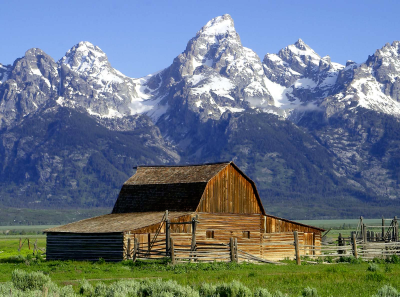
#> input picture imagens/barn_mountains.bmp, 400 x 297 px; its folder holds only this picture in this run
$ python T1.py
#> lines starting #> are read from the running program, lines starting #| are printed output that depends on the picture; long printed decimals are rounded
# %%
import matplotlib.pyplot as plt
import matplotlib.colors as clr
import numpy as np
import cv2
from scipy.fftpack import dct, idct

# variáveis globais
fig_num = 0
T = np.array([[0.299, 0.587, 0.114],
                  [-0.168736, -0.331264, 0.5],
                  [0.5, -0.418688, -0.081312]])
Tinv = np.linalg.inv(T)

Q_y=np.array([[16,11,10,16,24,40,51,61],
              [12,12,14,19,26,48,60,55],
              [14,13,16,24,40,57,69,56],
              [14,17,22,29,51,87,80,62],
              [18,22,37,56,68,109,103,77],
              [24,35,55,64,81,104,113,92],
              [49,64,78,87,103,121,120,101],
              [72,92,95,98,112,100,103,99]])
Q_c=np.array([[17,18,24,47,99,99,99,99],
                [18,21,26,66,99,99,99,99],
                [24,26,56,99,99,99,99,99],
                [47,66,99,99,99,99,99,99],
                [99,99,99,99,99,99,99,99],
                [99,99,99,99,99,99,99,99],
                [99,99,99,99,99,99,99,99],
                [99,99,99,99,99,99,99,99]])
interpolacao = cv2.INTER_LINEAR

#3.2
def colormap(name, colors, num):
    return clr.LinearSegmentedColormap.from_list(name, colors, num)

cmgray = colormap('gray', [(0, 0, 0), (1, 1, 1)], 256)

#3.4
def read_image(image):
    img = plt.imread(image)
    R = img[:, :, 0]
    G = img[:, :, 1]
    B = img[:, :, 2]

    return R, G, B, img

#3.4
def read_image_inv(R, G, B):
    imgRec = np.zeros((R.shape[0], R.shape[1], 3), dtype='uint8')
    imgRec[:, :, 0] = R
    imgRec[:, :, 1] = G
    imgRec[:, :, 2] = B

    return imgRec

#3.3
def show_image(img,  title, cmap=None):

    plt.figure()
    plt.axis('off'), plt.title(title), plt.imshow(img)
    plt.imshow(img, cmap)

#4
def padding(image):
    [l, c, Ch] = image.shape

    nc = nl = 0
    if l % 32 != 0:
        #padding horizontal
        nl = 32 - l % 32 # número de linhas a adicionar

        ll = image[l-1, :][np.newaxis, :]

        repl = ll.repeat(nl, axis=0)

        # para adicionar repl a x, vertically
        image = np.vstack([image, repl])

    if c % 32 != 0:
        nc = 32 - c % 32 # número de colunas a adicionar

        lc = image[:, c-1][:, np.newaxis] #last column

        repc = lc.repeat(nc, axis=1)

        image = np.hstack([image, repc]) #repetição horizontal

    return image


def padding_inv(l, c, imagem_pad):
    return imagem_pad[0:l, 0:c, :]

#5
def RGB_to_YCbCr(R, G, B):
    Y = T[0, 0]*R + T[0, 1]*G + T[0, 2]*B

    Cb = T[1, 0]*R + T[1, 1]*G + T[1, 2]*B + 128

    Cr = T[2, 0]*R + T[2, 1]*G + T[2, 2]*B + 128


    return Y, Cb, Cr


def YCbCr_to_RGB(Y, Cb, Cr):
    Rdecoded = YCbCr_to_RGB_aux(0, Y, Cb, Cr)
    Gdecoded = YCbCr_to_RGB_aux(1, Y, Cb, Cr)
    Bdecoded = YCbCr_to_RGB_aux(2, Y, Cb, Cr)
    return read_image_inv(Rdecoded, Gdecoded, Bdecoded)


def YCbCr_to_RGB_aux(arg0, Y, Cb, Cr):
    result = Tinv[arg0, 0] * Y + Tinv[arg0, 1] * (Cb - 128) + Tinv[arg0, 2] * (Cr - 128)
    #clamping
    result[result > 255] = 255
    result[result < 0] = 0
    #typecasting
    result = np.round(result).astype(np.uint8)

    return result


def downsampling(Cb, Cr, FCb, FCr):
    if FCr == 0:
        Cr_fx = Cb_fx = C_fy = FCb / 4
    else:

        Cb_fx = FCb / 4
        Cr_fx = FCr / 4
        C_fy = 1.0
    Cb_down = cv2.resize(Cb, (0, 0), fx = Cb_fx, fy = C_fy, interpolation=interpolacao)
    Cr_down = cv2.resize(Cr, (0, 0), fx = Cr_fx, fy = C_fy, interpolation=interpolacao)

    return Cb_down, Cr_down


def upsampling(Cb, Cr, FCb, FCr):
    if FCr == 0:
        Cr_fx = Cb_fx = C_fy = 4 / FCb
    else:
        Cb_fx = 4 / FCb
        Cr_fx = 4 / FCr
        C_fy = 1.0

    Cb_up = cv2.resize(Cb, (0, 0), fx = Cb_fx, fy = C_fy, interpolation=interpolacao)
    Cr_up = cv2.resize(Cr, (0, 0), fx = Cr_fx, fy = C_fy, interpolation=interpolacao)

    return Cb_up, Cr_up


def DCT(image):
    return dct(dct(image, norm='ortho').T, norm='ortho').T


def DCT_blocks(image, bsize):
    im_size = image.shape
    img_dct = np.zeros(im_size)
    for i in range(0, im_size[0], bsize):
        for j in range(0, im_size[1], bsize):
            img_dct[i:(i+bsize), j:(j+bsize)] = DCT(image[i:(i+bsize),j:(j+bsize)])
    return img_dct


def IDCT_blocks(image, bsize):
    im_size = image.shape
    img_idct = np.zeros(im_size)
    for i in range(0, im_size[0], bsize):
        for j in range(0, im_size[1], bsize):
            img_idct[i:(i+bsize), j:(j+bsize)] = IDCT(image[i:(i+bsize),j:(j+bsize)])
    return img_idct


def IDCT(image):
    return idct(idct(image, norm='ortho').T, norm='ortho').T


def Quantization(Y, Cb, Cr, bsize, Qy, Qc):
    Y_q = Quantization_aux(Y, bsize, Qy)
    Cb_q = Quantization_aux(Cb, bsize, Qc)
    Cr_q =  Quantization_aux(Cr, bsize, Qc)

    return Y_q, Cb_q, Cr_q

 # Quantização por blocos de tamanho bsize
def Quantization_aux(arr, bsize, Q):
    arr_Q = np.zeros(arr.shape)
    for i in range(0, arr.shape[0], bsize):
        for j in range(0, arr.shape[1], bsize):
            arr_Q[i:(i+bsize), j:(j+bsize)] = np.round(np.divide(arr[i:(i+bsize), j:(j+bsize)], Q))

    return arr_Q.astype(np.int32)


def Quantization_aux2(arr, bsize, Q): #Quantização inversa
    arr_Q = np.zeros(arr.shape)
    for i in range(0, arr.shape[0], bsize):
        for j in range(0, arr.shape[1], bsize):
            arr_Q[i:(i+bsize), j:(j+bsize)] = np.round(np.multiply(arr[i:(i+bsize), j:(j+bsize)], Q))

    return arr_Q.astype(np.float32)

def Quantization_inv(Y_q, Cb_q, Cr_q, bsize, Qy, Qc):

    Y = Quantization_aux2(Y_q, bsize, Qy)
    Cb = Quantization_aux2(Cb_q, bsize, Qc)
    Cr =  Quantization_aux2(Cr_q, bsize, Qc)

    return Y, Cb, Cr


def Quantization_quality(Q, qf):
    if qf >= 50:
        sf = (100 - qf)/ 50
    else: sf = 50/qf
    if sf == 0:
        return np.ones((8, 8), dtype=np.uint8)


    Qs = np.round(np.multiply(Q,sf))
    Qs[Qs > 255] = 255
    Qs[Qs < 1] = 1
    Qs = Qs.astype(np.uint8)

    return Qs

def Codificacao_DPCM(Y_qt):
    last = 0
    aux = 0

    for i in range(0, Y_qt.shape[0], 8):
        for j in range(0, Y_qt.shape[1], 8):
            aux = Y_qt[i][j]
            Y_qt[i][j] = Y_qt[i][j] - last
            last = aux

    return Y_qt


def Codificacao_DPCM_inv(Y_qt):
    last = 0

    for i in range(0, Y_qt.shape[0], 8):
        for j in range(0, Y_qt.shape[1], 8):
            Y_qt[i][j] = Y_qt[i][j] + last
            last = Y_qt[i][j]

    return Y_qt


def encoder(R, G, B, image, FCb, FCr, Qy, Qc):
    show_image(image, 'Original')
    show_image(R,"Canal R", colormap('red', [(0, 0, 0), (1, 0, 0)], 256))
    show_image(G,"Canal G", colormap('green', [(0, 0, 0), (0, 1, 0)], 256))
    show_image(B,"Canal B", colormap('blue', [(0, 0, 0), (0, 0, 1)], 256))

    #PADDING
    image_pad = padding(image)
    show_image(image_pad, "Padded")

    #RGB to YCbCr
    Y, Cb, Cr = RGB_to_YCbCr(image_pad[:, :, 0], image_pad[:, :, 1],image_pad[:, :, 2])

    show_image(Y, "Canal Y", cmgray)
    show_image(Cb, "Canal Cb", cmgray)
    show_image(Cr, "Canal Cr", cmgray)

    #DOWNSAMPLING
    Cb_d, Cr_d = downsampling(Cb, Cr, FCb, FCr)
    show_image(Y, "Canal Y downsampled", cmgray)
    show_image(Cb_d, "Canal Cb downsampled", cmgray)
    show_image(Cr_d, "Canal Cr downsampled", cmgray)

    # DCT CONVERSION
    #Y_dct = DCT(Y)
    #Cb_dct = DCT(Cb_d)
    #Cr_dct = DCT(Cr_d)
    Y_dct = DCT_blocks(Y, 8)
    Cb_dct = DCT_blocks(Cb_d, 8)
    Cr_dct = DCT_blocks(Cr_d, 8)

    show_image(np.log(abs(Y_dct) + 0.0001), "Canal Y DCT", cmap=cmgray)
    show_image(np.log(abs(Cb_dct) + 0.0001), "Canal Cb DCT 8x8", cmap=cmgray)
    show_image(np.log(abs(Cr_dct) + 0.0001), "Canal Cr DCT", cmap=cmgray)

    #QUANTIZATION
    Y_qt, Cb_qt, Cr_qt = Quantization(Y_dct, Cb_dct, Cr_dct, 8, Qy, Qc)

    show_image(np.log(abs(Y_qt) + 0.0001), "Canal Cb quantizado", cmap=cmgray)
    show_image(np.log(abs(Cb_qt) + 0.0001), "Canal Cb quantizado", cmap=cmgray)
    show_image(np.log(abs(Cr_qt) + 0.0001), "Canal Cr quantizado", cmap=cmgray)

    #CODIFICAÇÃO DPCM
    Y_dpcm = Codificacao_DPCM(Y_qt)
    Cb_dpcm = Codificacao_DPCM(Cb_qt)
    Cr_dpcm = Codificacao_DPCM(Cr_qt)

    show_image(np.log(abs(Y_qt) + 0.0001), "Canal Y dpcm", cmap=cmgray)
    show_image(np.log(abs(Cb_qt) + 0.0001), "Canal Cb dpcm", cmap=cmgray)
    show_image(np.log(abs(Cr_qt) + 0.0001), "Canal Cr dpcm", cmap=cmgray)


    return Y_dpcm, Cb_dpcm, Cr_dpcm, image.shape, Y


def decoder(Y_dpcm, Cb_dpcm, Cr_dpcm, shape, FCb, FCr, Qy, Qc):
    Y_qt = Codificacao_DPCM_inv(Y_dpcm)
    Cb_qt = Codificacao_DPCM_inv(Cb_dpcm)
    Cr_qt = Codificacao_DPCM_inv(Cr_dpcm)


    show_image(np.log(abs(Y_qt) + 0.0001), "Canal Y dpcm inv", cmgray)
    show_image(np.log(abs(Cb_qt) + 0.0001), "Canal Cb dpcm inv", cmgray)
    show_image(np.log(abs(Cr_qt) + 0.0001), "Canal Cr dpcm inv", cmgray)

    Y_dq, Cb_dq, Cr_dq = Quantization_inv(Y_qt, Cb_qt, Cr_qt, 8, Qy, Qc)

    show_image(np.log(abs(Y_dq) + 0.0001), "Canal Y quantização inv", cmgray)
    show_image(np.log(abs(Cb_dq) + 0.0001), "Canal Cb quantização inv", cmgray)
    show_image(np.log(abs(Cr_dq) + 0.0001), "Canal Cr quantização inv", cmgray)

    Y_idct = IDCT_blocks(Y_dq, 8)
    Cb_idct = IDCT_blocks(Cb_dq, 8)
    Cr_idct = IDCT_blocks(Cr_dq, 8)

    show_image(Y_idct, "Canal Y IDCT", cmgray)
    show_image(Cb_idct, "Canal Cb IDCT", cmgray)
    show_image(Cr_idct, "Canal Cr IDCT", cmgray)

    Cb_up, Cr_up = upsampling(Cb_idct, Cr_idct, FCb, FCr)

    show_image(Y_idct, "Canal Y upsampled", cmgray)
    show_image(Cb_up, "Canal Cb upsampled", cmgray)
    show_image(Cr_up, "Canal Cr upsampled", cmgray)

    image_rgb = YCbCr_to_RGB(Y_idct, Cb_up, Cr_up)
    show_image(image_rgb, "RGB after upsampling YCbCr")

    image_pad_inv = padding_inv(shape[0], shape[1], image_rgb)

    show_image(padding_inv(shape[0], shape[1], image_pad_inv), "imagem reconstruida")

    return image_pad_inv, Y_idct

# %%
def main():
    img = ["peppers", "barn_mountains", "logo"]
    Fator_Cb = 2
    Fator_Cr = 2
    Quality = 75
    Qy = Quantization_quality(Q_y, Quality)
    Qc = Quantization_quality(Q_c, Quality)

    R, G, B, imOriginal = read_image(f"imagens/{img[1]}.bmp")
#> in read_image, img is the input picture: shape (297, 400, 3); mean R, G, B 104.4, 117.4, 130.1
#> in read_image, `B = img[:, :, 2]`:
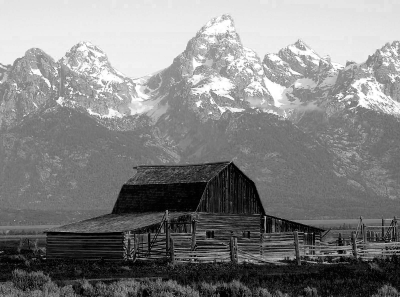
#> B: shape (297, 400); min 0, max 255, mean 130.1

    Y_enc, Cb_enc, Cr_enc, shape, Y = encoder(R, G, B, imOriginal, FCb=Fator_Cb, FCr=Fator_Cr, Qy=Qy, Qc=Qc)
#> in padding, `ll = image[l-1, :][np.newaxis, :]`: ll = 400 rows, first 8: [145, 167, 98], [175, 194, 137], [162, 181, 128], [129, 147, 95], [127, 145, 91], [162, 180, 127], [174, 191, 140], [154, 173, 122]
#> in padding, `image = np.vstack([image, repl])`:
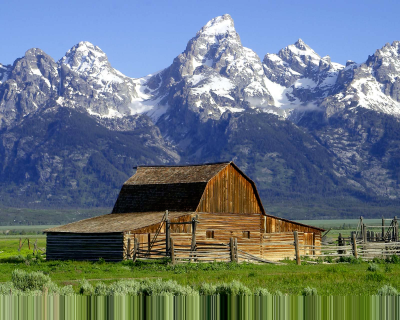
#> image: shape (320, 400, 3); mean of channels 0, 1, 2 104.5, 117.9, 125.3; drawn as R, G, B
#> in padding, `lc = image[:, c-1][:, np.newaxis]`: lc = 320 rows, first 8: [110, 150, 225], [110, 150, 225], [113, 152, 227], [113, 152, 227], [113, 153, 223], [113, 153, 223], [113, 153, 223], [113, 153, 223]
#> after the loop in DCT_blocks, `for i in range(0, im_size[0], bsize):`:
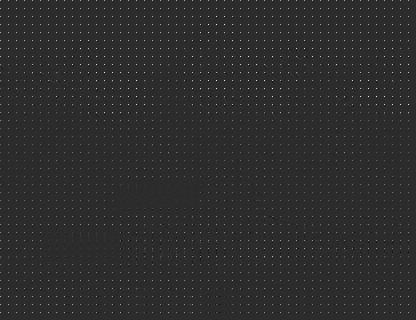
#> img_dct: shape (320, 416) float64; min -426.4, max 2036.6, mean 14.3; drawn with min black and max white
#> call 2 of DCT_blocks, with bsize = 8
#> after the loop in DCT_blocks (call 2), `for i in range(0, im_size[0], bsize):`:
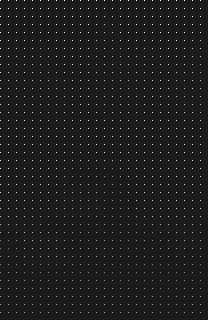
#> img_dct: shape (320, 208) float64; min -167.7, max 1376.6, mean 16.8; drawn with min black and max white
#> after the loop in Codificacao_DPCM, `for i in range(0, Y_qt.shape[0], 8):`:
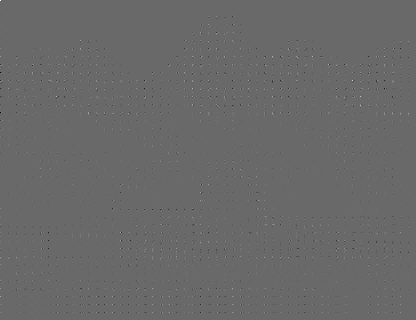
#> Y_qt: shape (320, 416) int32; min -109, max 154, mean 0; drawn with min black and max white
#> after the loop in Codificacao_DPCM (call 2), `for i in range(0, Y_qt.shape[0], 8):`:
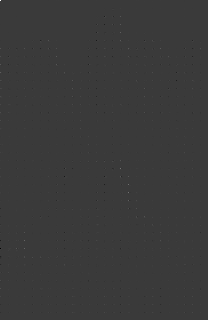
#> Y_qt: shape (320, 208) int32; min -51, max 170, mean 0; drawn with min black and max white
#> shape = (297, 400, 3)
    imgRec, Yrec = decoder(Y_enc, Cb_enc, Cr_enc, shape, FCb=Fator_Cb, FCr=Fator_Cr, Qy=Qy, Qc=Qc)
#> in YCbCr_to_RGB_aux, `result[result > 255] = 255`: result: shape (320, 416) float64; min -17.98, max 255, mean 104.3
#> in YCbCr_to_RGB_aux, `result[result < 0] = 0`: result: shape (320, 416) float64; min 0, max 255, mean 104.3
#> in YCbCr_to_RGB_aux (call 2), `result[result > 255] = 255`: result: shape (320, 416) float64; min -22.27, max 255, mean 118
#> in YCbCr_to_RGB_aux (call 2), `result[result < 0] = 0`: result: shape (320, 416) float64; min 0, max 255, mean 118
#> in YCbCr_to_RGB_aux (call 3), `result[result > 255] = 255`: result: shape (320, 416) float64; min -50.37, max 255, mean 125.3
#> in YCbCr_to_RGB_aux (call 3), `result[result < 0] = 0`: result: shape (320, 416) float64; min 0, max 255, mean 125.4
#> in read_image_inv, `imgRec[:, :, 0] = R`:
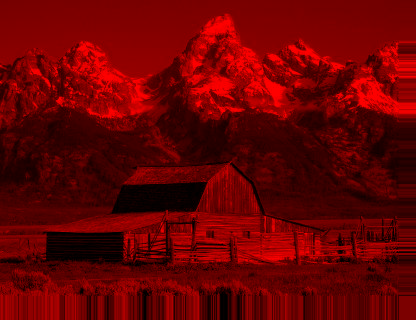
#> imgRec: shape (320, 416, 3); mean of channels 0, 1, 2 104.3, 0, 0; drawn as R, G, B

    E = abs(Y - Yrec)
    print("mean(E) =", np.mean(E))
#| mean(E) = 3.836
    show_image(img=E, title="diferença", cmap='gray')

    imOriginal=imOriginal.astype(np.float64)

    MSE = np.sum(np.square(imOriginal - imgRec))/(shape[0]*shape[1])
#> MSE = 150.2
    print("MSE =", MSE)
#| MSE = 150.174
    print( "RMSE =", np.sqrt(MSE))
#| RMSE = 12.255

    P = np.sum(np.square(imOriginal))/(shape[0]*shape[1])
#> P = 52315.2
    SNR = 10*np.log10(np.divide(P,MSE))
#> SNR = 25.42
    print("SNR =", SNR)
#| SNR = 25.420

    PSNR = 10*np.log10(np.square(np.max(imOriginal))/MSE)
#> PSNR = 26.36
    print("PSNR =", PSNR)
#| PSNR = 26.365


if __name__ == "__main__":
    main()

# %%
